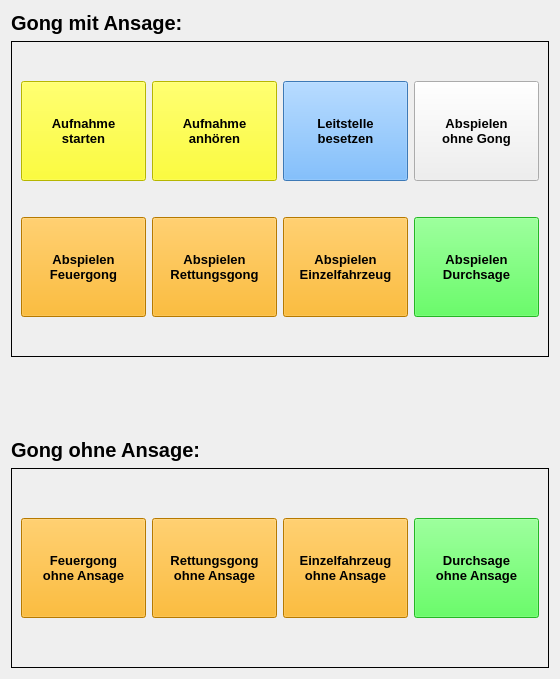
     <widget class="QWidget" name="page_wachalarm">
      <layout class="QVBoxLayout" name="verticalLayout_4">
       <item>
        <widget class="QLabel" name="label_text_gong_mit_ansage">
         <property name="font">
          <font>
           <pointsize>15</pointsize>
           <weight>75</weight>
           <bold>true</bold>
          </font>
         </property>
         <property name="text">
          <string>Gong mit Ansage:</string>
         </property>
        </widget>
       </item>
       <item>
        <widget class="QFrame" name="frame_aufnahme">
         <property name="frameShape">
          <enum>QFrame::Box</enum>
         </property>
         <layout class="QGridLayout" name="gridLayout_2">
          <item row="2" column="0">
           <spacer name="verticalSpacer_5">
            <property name="orientation">
             <enum>Qt::Vertical</enum>
            </property>
            <property name="sizeHint" stdset="0">
             <size>
              <width>20</width>
              <height>30</height>
             </size>
            </property>
           </spacer>
          </item>
          <item row="1" column="0">
           <widget class="QPushButton" name="pushButton_aufnahme">
            <property name="minimumSize">
             <size>
              <width>125</width>
              <height>100</height>
             </size>
            </property>
            <property name="maximumSize">
             <size>
              <width>125</width>
              <height>100</height>
             </size>
            </property>
            <property name="font">
             <font>
              <pointsize>10</pointsize>
              <weight>75</weight>
              <bold>true</bold>
             </font>
            </property>
            <property name="styleSheet">
             <string notr="true">background-color: rgb(255, 255, 0);</string>
            </property>
            <property name="text">
             <string>Aufnahme
starten</string>
            </property>
           </widget>
          </item>
          <item row="4" column="0">
           <spacer name="verticalSpacer_6">
            <property name="orientation">
             <enum>Qt::Vertical</enum>
            </property>
            <property name="sizeHint" stdset="0">
             <size>
              <width>20</width>
              <height>30</height>
             </size>
            </property>
           </spacer>
          </item>
          <item row="0" column="0">
           <spacer name="verticalSpacer_7">
            <property name="orientation">
             <enum>Qt::Vertical</enum>
            </property>
            <property name="sizeHint" stdset="0">
             <size>
              <width>20</width>
              <height>30</height>
             </size>
            </property>
           </spacer>
          </item>
          <item row="1" column="1">
           <widget class="QPushButton" name="pushButton_aufnahme_anhoeren">
            <property name="minimumSize">
             <size>
              <width>125</width>
              <height>100</height>
             </size>
            </property>
            <property name="maximumSize">
             <size>
              <width>125</width>
              <height>100</height>
             </size>
            </property>
            <property name="font">
             <font>
              <pointsize>10</pointsize>
              <weight>75</weight>
              <bold>true</bold>
             </font>
            </property>
            <property name="styleSheet">
             <string notr="true">background-color: rgb(255, 255, 0);</string>
            </property>
            <property name="text">
             <string>Aufnahme
anhören</string>
            </property>
           </widget>
          </item>
          <item row="1" column="3">
           <widget class="QToolButton" name="toolButton_play">
            <property name="minimumSize">
             <size>
              <width>125</width>
              <height>100</height>
             </size>
            </property>
            <property name="maximumSize">
             <size>
              <width>125</width>
              <height>16777215</height>
             </size>
            </property>
            <property name="font">
             <font>
              <pointsize>10</pointsize>
              <weight>75</weight>
              <bold>true</bold>
             </font>
            </property>
            <property name="text">
             <string>Abspielen
ohne Gong</string>
            </property>
            <property name="toolButtonStyle">
             <enum>Qt::ToolButtonTextBesideIcon</enum>
            </property>
           </widget>
          </item>
          <item row="3" column="3">
           <widget class="QToolButton" name="toolButton_play_durchsage">
            <property name="minimumSize">
             <size>
              <width>125</width>
              <height>100</height>
             </size>
            </property>
            <property name="maximumSize">
             <size>
              <width>125</width>
              <height>100</height>
             </size>
            </property>
            <property name="font">
             <font>
              <pointsize>10</pointsize>
              <weight>75</weight>
              <bold>true</bold>
             </font>
            </property>
            <property name="styleSheet">
             <string notr="true">background-color: rgb(50, 255, 50);</string>
            </property>
            <property name="text">
             <string>Abspielen
Durchsage</string>
            </property>
            <property name="icon">
             <iconset resource="resources.qrc">
              <normaloff>:/icon/megaphone.png</normaloff>:/icon/megaphone.png</iconset>
            </property>
            <property name="iconSize">
             <size>
              <width>40</width>
              <height>40</height>
             </size>
            </property>
            <property name="toolButtonStyle">
             <enum>Qt::ToolButtonTextUnderIcon</enum>
            </property>
           </widget>
          </item>
          <item row="3" column="2">
           <widget class="QToolButton" name="toolButton_play_einzelfahrzeug">
            <property name="minimumSize">
             <size>
              <width>125</width>
              <height>100</height>
             </size>
            </property>
            <property name="maximumSize">
             <size>
              <width>125</width>
              <height>100</height>
             </size>
            </property>
            <property name="font">
             <font>
              <pointsize>10</pointsize>
              <weight>75</weight>
              <bold>true</bold>
             </font>
            </property>
            <property name="styleSheet">
             <string notr="true">background-color: rgb(255, 170, 0);</string>
            </property>
            <property name="text">
             <string>Abspielen
Einzelfahrzeug</string>
            </property>
            <property name="icon">
             <iconset resource="resources.qrc">
              <normaloff>:/icon/firefighters.png</normaloff>:/icon/firefighters.png</iconset>
            </property>
            <property name="iconSize">
             <size>
              <width>40</width>
              <height>40</height>
             </size>
            </property>
            <property name="toolButtonStyle">
             <enum>Qt::ToolButtonTextUnderIcon</enum>
            </property>
           </widget>
          </item>
          <item row="3" column="1">
           <widget class="QToolButton" name="toolButton_play_rettungsgong">
            <property name="minimumSize">
             <size>
              <width>125</width>
              <height>100</height>
             </size>
            </property>
            <property name="maximumSize">
             <size>
              <width>125</width>
              <height>100</height>
             </size>
            </property>
            <property name="font">
             <font>
              <pointsize>10</pointsize>
              <weight>75</weight>
              <bold>true</bold>
             </font>
            </property>
            <property name="styleSheet">
             <string notr="true">background-color: rgb(255, 170, 0);</string>
            </property>
            <property name="text">
             <string>Abspielen
Rettungsgong</string>
            </property>
            <property name="icon">
             <iconset resource="resources.qrc">
              <normaloff>:/icon/first-aid-kit.png</normaloff>:/icon/first-aid-kit.png</iconset>
            </property>
            <property name="iconSize">
             <size>
              <width>40</width>
              <height>40</height>
             </size>
            </property>
            <property name="toolButtonStyle">
             <enum>Qt::ToolButtonTextUnderIcon</enum>
            </property>
           </widget>
          </item>
          <item row="3" column="0">
           <widget class="QToolButton" name="toolButton_play_feuergong">
            <property name="minimumSize">
             <size>
              <width>125</width>
              <height>100</height>
             </size>
            </property>
            <property name="maximumSize">
             <size>
              <width>125</width>
              <height>100</height>
             </size>
            </property>
            <property name="font">
             <font>
              <pointsize>10</pointsize>
              <weight>75</weight>
              <bold>true</bold>
             </font>
            </property>
            <property name="styleSheet">
             <string notr="true">background-color: rgb(255, 170, 0);</string>
            </property>
            <property name="text">
             <string>Abspielen
Feuergong</string>
            </property>
            <property name="icon">
             <iconset resource="resources.qrc">
              <normaloff>:/icon/fire.png</normaloff>:/icon/fire.png</iconset>
            </property>
            <property name="iconSize">
             <size>
              <width>40</width>
              <height>40</height>
             </size>
            </property>
            <property name="toolButtonStyle">
             <enum>Qt::ToolButtonTextUnderIcon</enum>
            </property>
           </widget>
          </item>
          <item row="1" column="2">
           <widget class="QToolButton" name="toolButton_leitstelle">
            <property name="minimumSize">
             <size>
              <width>125</width>
              <height>100</height>
             </size>
            </property>
            <property name="maximumSize">
             <size>
              <width>125</width>
              <height>100</height>
             </size>
            </property>
            <property name="font">
             <font>
              <pointsize>10</pointsize>
              <weight>75</weight>
              <bold>true</bold>
             </font>
            </property>
            <property name="styleSheet">
             <string notr="true">background-color: rgb(85, 170, 255);</string>
            </property>
            <property name="text">
             <string>Leitstelle
besetzen</string>
            </property>
           </widget>
          </item>
         </layout>
        </widget>
       </item>
       <item>
        <spacer name="verticalSpacer_2">
         <property name="orientation">
          <enum>Qt::Vertical</enum>
         </property>
         <property name="sizeHint" stdset="0">
          <size>
           <width>20</width>
           <height>75</height>
          </size>
         </property>
        </spacer>
       </item>
       <item>
        <widget class="QLabel" name="label_text_gong_ohne_ansage">
         <property name="font">
          <font>
           <pointsize>15</pointsize>
           <weight>75</weight>
           <bold>true</bold>
          </font>
         </property>
         <property name="text">
          <string>Gong ohne Ansage:</string>
         </property>
        </widget>
       </item>
       <item>
        <widget class="QFrame" name="frame_gong">
         <property name="frameShape">
          <enum>QFrame::Box</enum>
         </property>
         <layout class="QGridLayout" name="gridLayout_3">
          <item row="0" column="0">
           <spacer name="verticalSpacer_8">
            <property name="orientation">
             <enum>Qt::Vertical</enum>
            </property>
            <property name="sizeHint" stdset="0">
             <size>
              <width>20</width>
              <height>40</height>
             </size>
            </property>
           </spacer>
          </item>
          <item row="2" column="0">
           <spacer name="verticalSpacer_9">
            <property name="orientation">
             <enum>Qt::Vertical</enum>
            </property>
            <property name="sizeHint" stdset="0">
             <size>
              <width>20</width>
              <height>40</height>
             </size>
            </property>
           </spacer>
          </item>
          <item row="1" column="3">
           <widget class="QToolButton" name="toolButton_durchsage">
            <property name="minimumSize">
             <size>
              <width>125</width>
              <height>100</height>
             </size>
            </property>
            <property name="maximumSize">
             <size>
              <width>125</width>
              <height>100</height>
             </size>
            </property>
            <property name="font">
             <font>
              <pointsize>10</pointsize>
              <weight>75</weight>
              <bold>true</bold>
             </font>
            </property>
            <property name="styleSheet">
             <string notr="true">background-color: rgb(50, 255, 50);</string>
            </property>
            <property name="text">
             <string>Durchsage
ohne Ansage</string>
            </property>
           </widget>
          </item>
          <item row="1" column="2">
           <widget class="QToolButton" name="toolButton_einzelfahrzeug">
            <property name="minimumSize">
             <size>
              <width>125</width>
              <height>100</height>
             </size>
            </property>
            <property name="maximumSize">
             <size>
              <width>125</width>
              <height>100</height>
             </size>
            </property>
            <property name="font">
             <font>
              <pointsize>10</pointsize>
              <weight>75</weight>
              <bold>true</bold>
             </font>
            </property>
            <property name="styleSheet">
             <string notr="true">background-color: rgb(255, 170, 0);</string>
            </property>
            <property name="text">
             <string>Einzelfahrzeug
ohne Ansage</string>
            </property>
           </widget>
          </item>
          <item row="1" column="1">
           <widget class="QToolButton" name="toolButton_rettungsgong">
            <property name="minimumSize">
             <size>
              <width>125</width>
              <height>100</height>
             </size>
            </property>
            <property name="maximumSize">
             <size>
              <width>125</width>
              <height>100</height>
             </size>
            </property>
            <property name="font">
             <font>
              <pointsize>10</pointsize>
              <weight>75</weight>
              <bold>true</bold>
             </font>
            </property>
            <property name="styleSheet">
             <string notr="true">background-color: rgb(255, 170, 0);</string>
            </property>
            <property name="text">
             <string>Rettungsgong
ohne Ansage</string>
            </property>
           </widget>
          </item>
          <item row="1" column="0">
           <widget class="QToolButton" name="toolButton_feuergong">
            <property name="minimumSize">
             <size>
              <width>125</width>
              <height>100</height>
             </size>
            </property>
            <property name="maximumSize">
             <size>
              <width>125</width>
              <height>100</height>
             </size>
            </property>
            <property name="font">
             <font>
              <pointsize>10</pointsize>
              <weight>75</weight>
              <bold>true</bold>
             </font>
            </property>
            <property name="styleSheet">
             <string notr="true">background-color: rgb(255, 170, 0);</string>
            </property>
            <property name="text">
             <string>Feuergong
ohne Ansage</string>
            </property>
           </widget>
          </item>
         </layout>
        </widget>
       </item>
      </layout>
     </widget>
